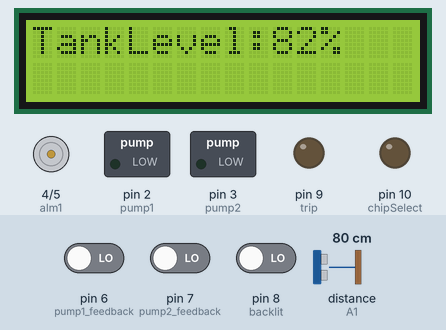
Bench run of a sketch on a simulated Arduino Uno, built with avr-gcc and run on an emulated ATmega328P. Shown: 16×2 character LCD, motor-driver pin pairs drawn as motors (green arrow = first pin HIGH = forward, orange = second pin HIGH = backward, longer = more drive), switched loads named in the sketch (green lamp = pin HIGH), output pins drawn as LEDs (lit = HIGH). Wiring (inferred from the names in the program): ultrasonic range finder: trigger A0; echo A1. Inputs (shaded band) come from the test bench; at power-on: distance to the obstacle (sensor on A1) 80 cm, pin 7 (pump2_feedback) LOW, pin 6 (pump1_feedback) LOW, pin 8 (backlit) LOW. The echo pulse lasts 58.3 µs per cm; the local clock reads 2024-03-15 10:24:30 at power-on unless the sketch sets it; storage starts empty; pins used as bus, display or sensor lines are not drawn; what the sketch prints to the serial monitor is not drawn.

Above: at 10.8 s.
10.9 s: distance to the obstacle (sensor on A1) set to 109 cm
At 18.1 s:
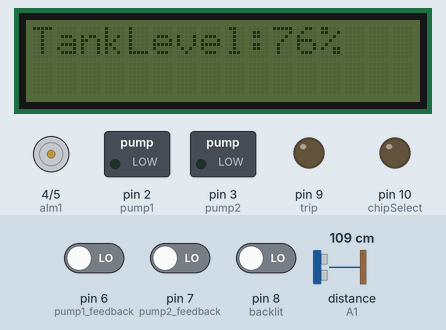
18.4 s: distance to the obstacle (sensor on A1) set to 117 cm
At 29.6 s:
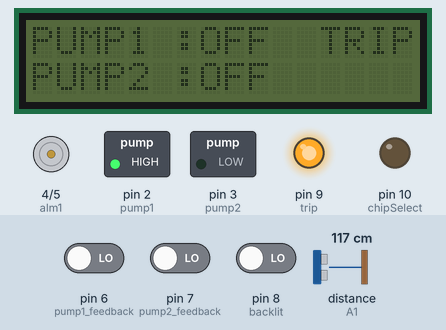
32.0 s: pin 7 (pump2_feedback) driven HIGH
At 38.6 s:
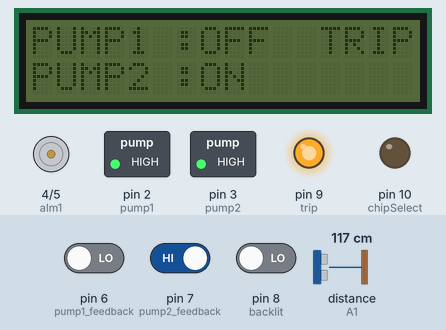
44.4 s: pin 6 (pump1_feedback) driven HIGH
At 46.6 s:
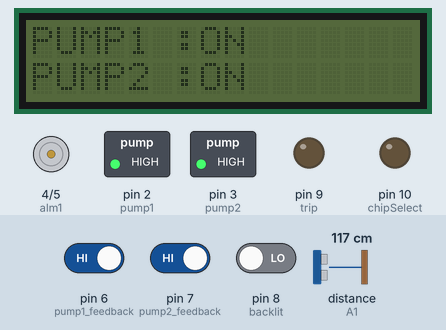
58.0 s: distance to the obstacle (sensor on A1) set to 270 cm
At 64.4 s:
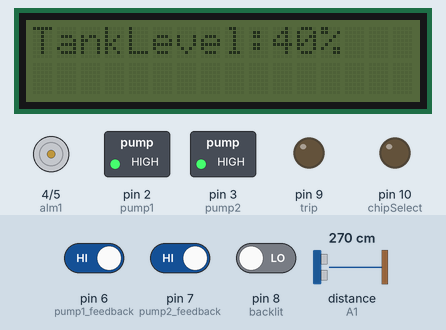
68.6 s: distance to the obstacle (sensor on A1) set to 275 cm
At 79.2 s:
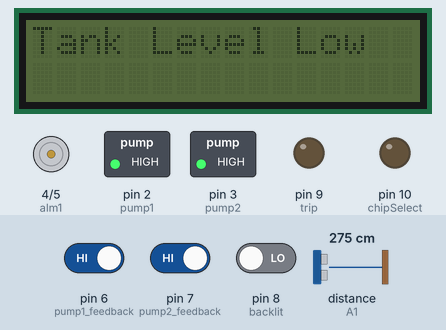
Timing chart, 0 to 80.7 s (numbered marks = the images above; inputs shaded):
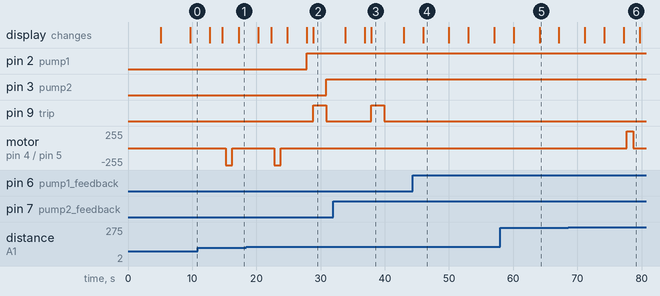

Measured:
- the behaviour switches between 113 and 114 cm on distance to the obstacle (sensor on A1) (found by bisection; images 1 and 2)
- the behaviour switches between 272 and 273 cm on distance to the obstacle (sensor on A1) (found by bisection; images 5 and 6)
- after the input at 18.4 s, pin 2 (pump1): LOW → HIGH after 9.4 s; pin 3 (pump2): LOW → HIGH after 12.5 s; pin 9 (trip): LOW → HIGH after 10.5 s, → LOW 2.0 s later; motor on pin 4 (alm1) / pin 5 (alm2): goes on until 23.8 s, then stays stopped
- after the input at 32.0 s, the display: first differs from a run without the input after 4.9 s (image 3 shows a later state)
- after the input at 44.4 s, pin 9 (trip): stays LOW (without the input it goes to HIGH after 2.6 s); the display: changes after 1.6 s (image 4)
- after the input at 58.0 s, the display: first differs from a run without the input after 6.1 s (image 5)
- after the input at 68.6 s, motor on pin 4 (alm1) / pin 5 (alm2): stopped → forward 255/255 after 9.1 s, → stopped 1.0 s later; the display: first changes after 2.6 s (image 6 shows a later state)

The sketch:

WLC16x2_only.ino
```cpp
// Green Energy Projects VBL Water level Controller.
// LCD=RS-8,EN-9,DB4-4,DB5-5,DB6-6,DB7-7,OR I2C=SDA,SCL,
// Sd card=MISO-12,MOSI-11,SCK-13,CS-10,
// DS1307RTC=SDA-A4,SCL-A5,

#include <LiquidCrystal_I2C.h>
#include<SD.h>
#include<SPI.h>
#include<Wire.h>
#include "RTClib.h"
RTC_DS1307 rtc;

#define trigger1  A0 //Tank
#define    echo1  A1 //Tank
#define    pump1  2    //Water pump1
#define    pump2  3    //Water Pump2
#define     alm1  4     //Tank  Low Alaram
#define     alm2  5     //Tank High Alaram
#define     trip  9     //Pump1 OR Pump2 Trip Alaram
#define pump1_feedback 6
#define pump2_feedback 7
#define        backlit 8   // LCD Backlight
#define    chipSelect 10

int i = 0;

const char* filename = "tankdata.txt";
LiquidCrystal_I2C lcd(0x27,16,2);
 //int time1=0, distance=0, tankLevel=0;
float time1=0, distance=0, tankLevel=0;
File tank_data;

void setup()
{
 Serial.begin(9600);
 rtc.begin();
 if(!rtc.isrunning()){
 Serial.println("RTC is not running");
 //rtc.adjust(DateTime(F(__DATE__), F(__TIME__)));
 }
 //rtc.adjust(DateTime(2020,12,18,14,30,0));

 lcd.init();
 lcd.backlight();
 tank_data = SD.open(filename, FILE_WRITE);

 pinMode(trigger1,OUTPUT);
 pinMode(echo1,INPUT);
 pinMode(pump1,OUTPUT);
 pinMode(pump2,OUTPUT);
 pinMode(alm1,OUTPUT);
 pinMode(alm2,OUTPUT);
 pinMode(trip,OUTPUT);
 pinMode(pump1_feedback,INPUT);
 pinMode(pump2_feedback,INPUT);
 pinMode(backlit,INPUT);
 pinMode(chipSelect,OUTPUT);

 lcd.print(" Green Energy ");
 lcd.setCursor(2,1);
 lcd.print(" Projects ");
 delay(5000);
 lcd.clear();

 lcd.print(" Over Head Tank ");
 lcd.setCursor(0,1);
 lcd.print("WaterLevelContrl") ;
 delay(3000);
 Serial.println("GREEN ENERGY PROJECTS");
 delay(500);
 Serial.println("Over Head Tank Water Level Controller");
 delay(500);
 if(SD.begin(chipSelect)){
   Serial.println("SD card has been initialiazed");
   delay(500);
 }

 tank_data = SD.open(filename, FILE_WRITE);
 tank_data.flush();
 tank_data.println(" ");
 tank_data.println(" Power ON");
 tank_data.println(" GREEN ENERGY PROJECTS");
 tank_data.println(" Over Head Tank Water Level Controller");
 }

void loop()
{
 int sd_write = 1;
 DateTime now = rtc.now();
 Serial.print(" ");
 Serial.print(now.day(),DEC);
 Serial.print("/");
 Serial.print(now.month(), DEC);
 Serial.print("/");
 Serial.print(now.year(), DEC);
 Serial.print("  ");
 Serial.print(now.hour(), DEC);
 Serial.print(':');
 Serial.print(now.minute(), DEC);
 Serial.print(':');
 Serial.println(now.second(), DEC);

    tank_data.println();
    tank_data.print("  ");
    tank_data.print(now.day(),DEC);
    tank_data.print("/");
    tank_data.print(now.month(), DEC);
    tank_data.print("/");
    tank_data.print(now.year(), DEC);
    tank_data.print("   ");
    tank_data.print( now.hour(), DEC);
    tank_data.print(':');
    tank_data.print(now.minute(), DEC);
    tank_data.print(':');
    tank_data.print(now.second(), DEC);
    tank_data.println("");

 digitalWrite(trigger1,LOW);
 delayMicroseconds(2);
 digitalWrite(trigger1,HIGH);
 delayMicroseconds(10);
 digitalWrite(trigger1,LOW);
 delayMicroseconds(2);
 time1=pulseIn(echo1,HIGH);
 distance=time1*340/20000;
 if(distance>450){distance = 450;}
 tankLevel=100-(distance*100/450);
 if(distance<=0){
   lcd.clear();
   lcd.setCursor(0,0);
   lcd.print("Tank Sensor Fail");
   Serial.println("\t\tTank Sensor Fail");
   tank_data.println("\t\tTank Sensor Fail");
   digitalWrite(pump1,HIGH);
   digitalWrite(alm1,HIGH);
   delay(1000);
   digitalWrite(alm1,LOW);
 }
  lcd.clear();
  lcd.setCursor(0,0);
  lcd.print("TankLevel:");
  lcd.print(int(tankLevel));
  lcd.print("%");
  delay(3000);
  lcd.clear();
  lcd.setCursor(0,0);
  lcd.print("PUMP1 :");
  if(digitalRead(pump1_feedback)){
    lcd.print("ON");
    Serial.println("\t\t\tPUMP1 ON ");
    tank_data.println("\t\t\tPUMP1 ON ");
  }
  else{
    lcd.print("OFF");
    Serial.println("\t\t\tPUMP1 OFF");
    tank_data.println("\t\t\tPUMP1 OFF");
    }
  lcd.setCursor(0,1);
  lcd.print("PUMP2 :");
  if(digitalRead(pump2_feedback)){
    lcd.print("ON");
    Serial.println("\t\t\tPUMP2 ON");
    tank_data.println("\t\t\tPUMP2 ON");
  }
  else{
    lcd.print("OFF");
    Serial.println("\t\t\tPUMP2 OFF");
    tank_data.println("\t\t\tPUMP2 OFF");
    }

   if(tankLevel<75 || (distance<=0)){
    digitalWrite(pump1,HIGH);
    delay (1000);
   if(!digitalRead(pump1_feedback)){
    lcd.setCursor(12,0);
    lcd.print("TRIP");
    Serial.println("\t\t\tPUMP1 TRIP");
    tank_data.println("\t\t\tPUMP1 TRIP");
    digitalWrite(trip,HIGH);
    delay(2000);
    digitalWrite(trip,LOW);
    }
  if(!digitalRead(pump1_feedback)){
    digitalWrite(pump2,HIGH);}
   }
    delay(1000);

     if(tankLevel>80 && !(distance<=0)){
   digitalWrite(pump1,LOW);
   digitalWrite(pump2,LOW);
 }

 if(tankLevel<65 && tankLevel>50 ){
  digitalWrite(pump2,HIGH);
  delay(1000);
  if(!digitalRead(pump2_feedback)){
    lcd.setCursor(12,1);
    lcd.print("TRIP");
    Serial.println("\t\t\tPUMP2 TRIP");
    tank_data.println("\t\t\tPUMP2 TRIP");
    digitalWrite(trip,HIGH);
    delay(2000);
    digitalWrite(trip,LOW);
   } }
   delay(1000);
 if( tankLevel>75 && digitalRead(pump1_feedback)){
   digitalWrite(pump2,LOW);}

 if(digitalRead(backlit)==HIGH){
   lcd.backlight(); }
 if(digitalRead(backlit)==LOW){
   lcd.noBacklight();  }

  if(tankLevel<40){
    lcd.clear();
    lcd.setCursor(0,0);
    lcd.print("Tank Level Low");
    Serial.println("\t\tTANK LEVEL LOW");
    tank_data.println("\t\tTANK LEVEL LOW");
    delay(500);
    digitalWrite(alm1,HIGH);
    delay(1000);
    digitalWrite(alm1,LOW);}
 // else{digitalWrite(alm1,LOW);}

  if(tankLevel>75) {
    lcd.clear();
    lcd.setCursor(0,0);
    lcd.print("Tank Level High");
    Serial.println("\t\tTANK LEVEL HIGH");
    tank_data.println("\t\tTANK LEVEL HIGH");
    delay(500);
    digitalWrite(alm2,HIGH);
    delay(1000);
    digitalWrite(alm2,LOW);
    }
 // else{ digitalWrite(alm2,LOW); }
 delay(500);
 Serial.print("\t\tTankLevel:");
 Serial.print(tankLevel);
 Serial.print("%\t ");
 Serial.print("Distance:");
 Serial.print(distance/1);
 Serial.print("Cm\n");

  tank_data.print("\t\tTankLevel:");
  tank_data.print(tankLevel);
  tank_data.print("%");
  tank_data.print('\t');
  tank_data.print("Distance:");
  tank_data.print(distance/1);
  tank_data.print("Cm");
  tank_data.println();
  tank_data.flush();
  delay(500);
 i++;
 }
```
